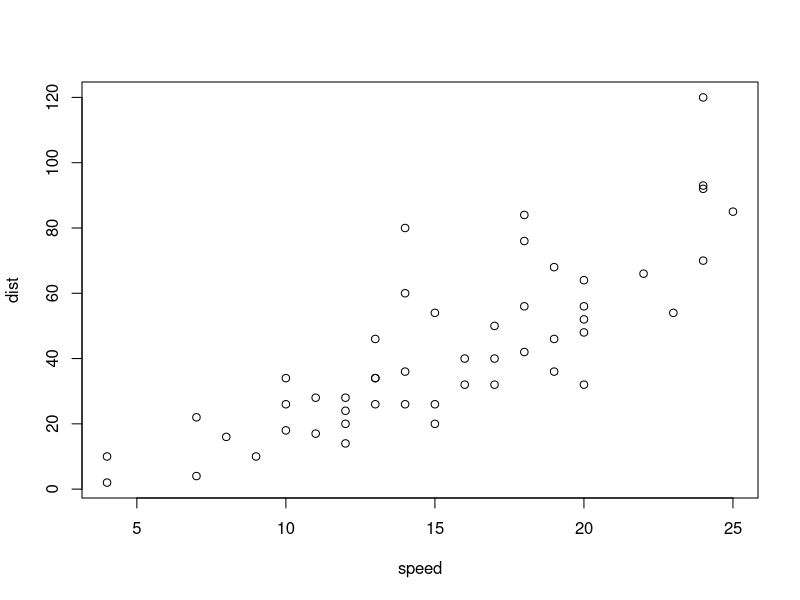
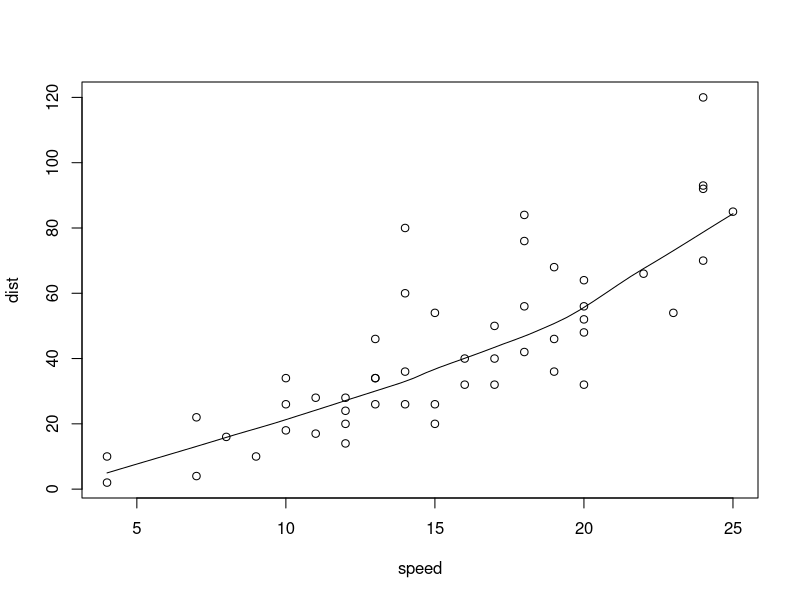
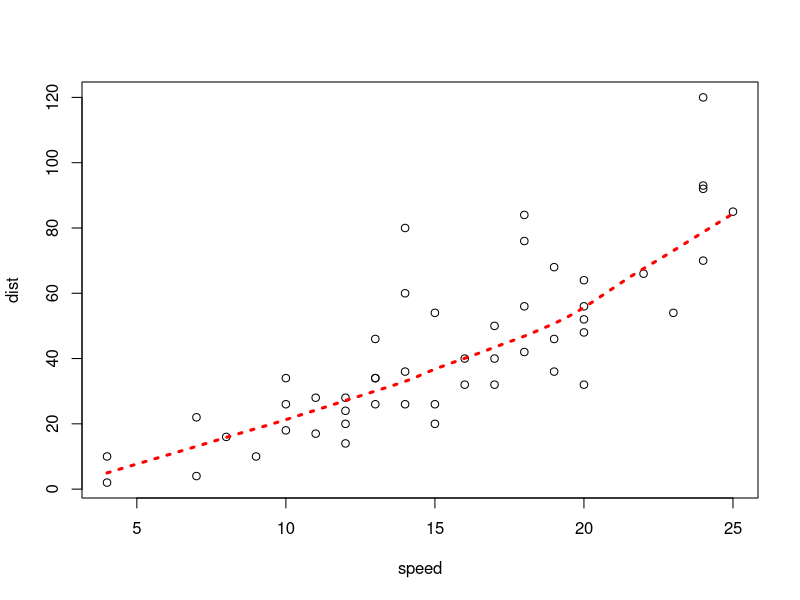

These figures' R source, in order:
# Loess Curve
# Scatter Plot - better perception of pattern of dependence

rm(list=ls())

require(graphics)
data(cars)
plot(cars)
#?scatter.smooth
with(cars, scatter.smooth(speed, dist))
## or with dotted thick smoothed line results :
with(cars, scatter.smooth(speed, dist, lpars =
                            list(col = "red", lwd = 3, lty = 3)))
